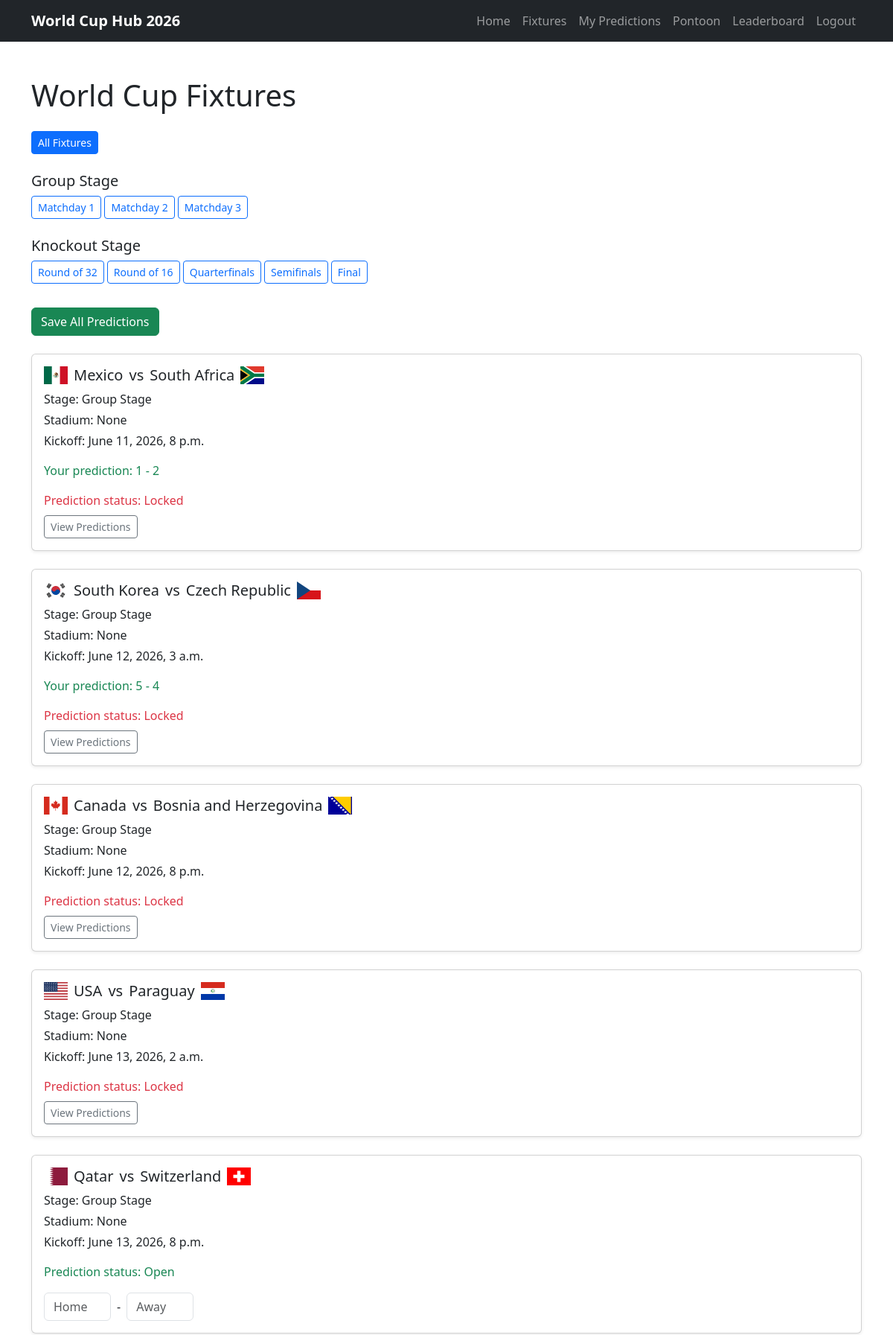
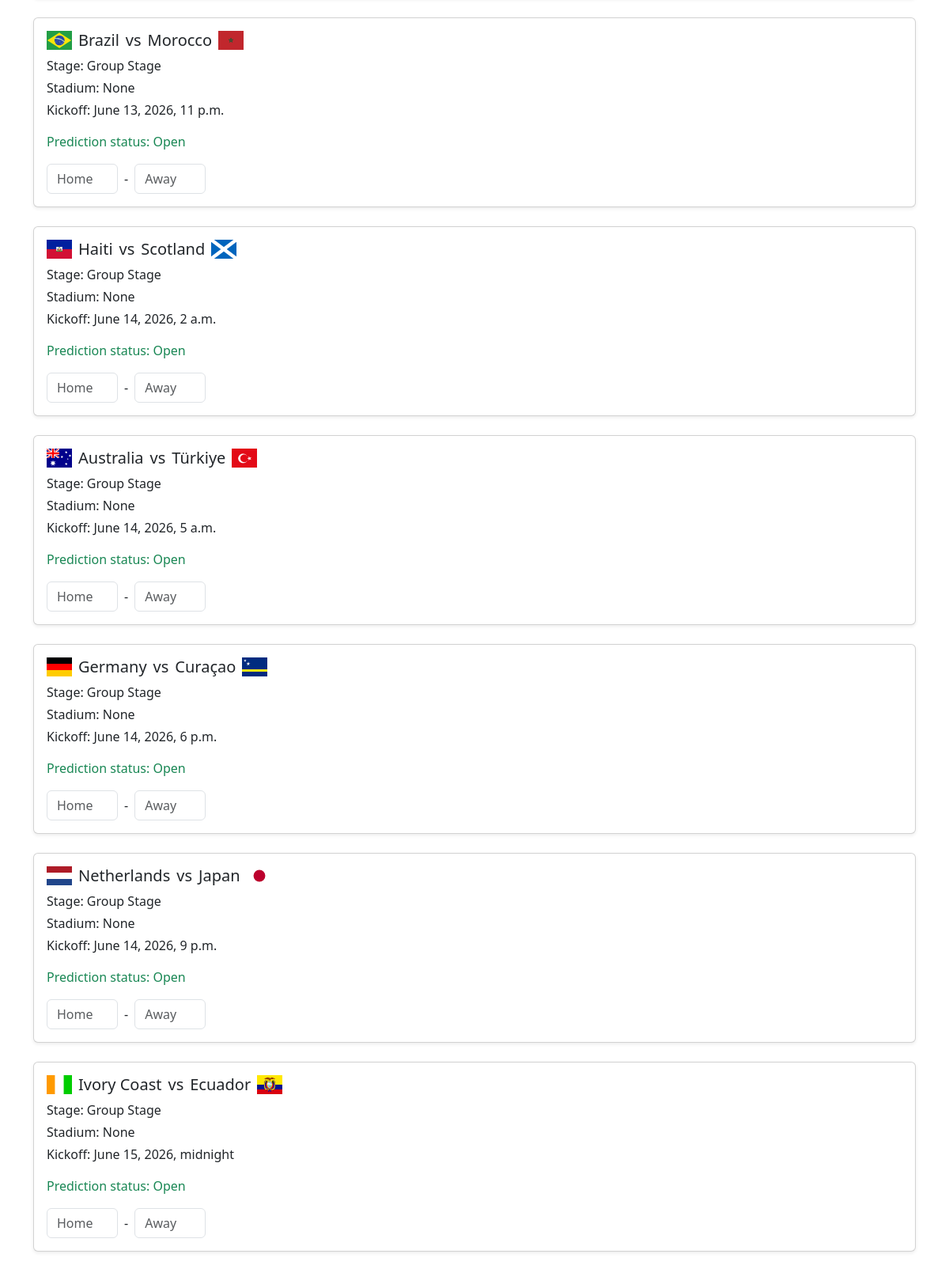
The page /fixtures/ (signed in, upper part) on the database its author committed (2 pictures, top to bottom).
### predictor/models.py (models this page shows, shortened)
class Fixture(models.Model):
    STAGE_CHOICES = [
        ('Group Stage', 'Group Stage'),
        ('Round of 32', 'Round of 32'),
        ('Round of 16', 'Round of 16'),
        ('Quarterfinals', 'Quarterfinals'),
        ('Semifinals', 'Semifinals'),
        ('Final', 'Final'),
    ]
    home_team = models.ForeignKey(
        Team,
        on_delete=models.CASCADE,
        related_name='home_fixtures'
    )
    away_team = models.ForeignKey(
        Team,
        on_delete=models.CASCADE,
        related_name='away_fixtures'
    )
    stadium = models.ForeignKey(
        Stadium,
        on_delete=models.SET_NULL,
        related_name='fixtures',
        null=True,
        blank=True
    )
    stage = models.CharField(max_length=20, choices=STAGE_CHOICES)
    matchday = models.PositiveIntegerField(
    blank=True,
    null=True
)
    kickoff_time = models.DateTimeField()
    home_team_score = models.PositiveIntegerField(blank=True, null=True)
    away_team_score = models.PositiveIntegerField(blank=True, null=True)
    class Meta:
        ordering = ['kickoff_time']
    def predictions_locked(self):
        lock_time = self.kickoff_time + timedelta(minutes=1)
        return timezone.now() >= lock_time

class Team(models.Model):
    GROUP_CHOICES = [
        ('A', 'Group A'),
        ('B', 'Group B'),
        ('C', 'Group C'),
        ('D', 'Group D'),
        ('E', 'Group E'),
        ('F', 'Group F'),
        ('G', 'Group G'),
        ('H', 'Group H'),
        ('I', 'Group I'),
        ('J', 'Group J'),
        ('K', 'Group K'),
        ('L', 'Group L'),
    ]
    name = models.CharField(max_length=100)
    group = models.CharField(max_length=1, choices=GROUP_CHOICES)
    manager = models.CharField(max_length=100, blank=True, null=True)
    captain = models.CharField(max_length=100, blank=True, null=True)
    best_world_cup_finish = models.CharField(max_length=100, blank=True, null=True)
    best_world_cup_year = models.CharField(max_length=100, blank=True, null=True)
    def __str__(self):
        return self.name

class Prediction(models.Model):
    user = models.ForeignKey(
        User,
        on_delete=models.CASCADE,
        related_name='predictions'
    )
    fixture = models.ForeignKey(
        Fixture,
        on_delete=models.CASCADE,
        related_name='predictions'
    )
    predicted_home_score = models.PositiveIntegerField()
    predicted_away_score = models.PositiveIntegerField()
    points_awarded = models.IntegerField(default=0)
    created_at = models.DateTimeField(auto_now_add=True)
    class Meta:
        unique_together = ('user', 'fixture')
        ordering = ['fixture__kickoff_time']

### predictor/views.py (the view)
# urls.py: path("fixtures/", views.fixture_list, name="fixtures"),
@login_required
def fixture_list(request, stage=None, matchday=None):
    stages = Fixture.STAGE_CHOICES
    if matchday:
        fixtures = Fixture.objects.filter(
            stage="Group Stage",
            matchday=matchday
        )
        selected_stage = "Group Stage"
        selected_matchday = matchday
    elif stage:
        fixtures = Fixture.objects.filter(stage=stage)
        selected_stage = stage
        selected_matchday = None
    else:
        fixtures = Fixture.objects.all()
        selected_stage = "all"
        selected_matchday = None
    predictions = Prediction.objects.filter(user=request.user)
    prediction_map = {}
    for prediction in predictions:
        prediction_map[prediction.fixture.id] = prediction
    for fixture in fixtures:
        fixture.user_prediction = prediction_map.get(fixture.id)
    context = {
        "fixtures": fixtures,
        "stages": stages,
        "selected_stage": selected_stage,
        "selected_matchday": selected_matchday,
    }
    return render(request, "predictor/fixture_list.html", context)

### predictor/templates/predictor/fixture_list.html (shortened to what this page needs)
{% extends "base.html" %}
{% load static %}
{% block content %}
<section class="container py-5">
    <h1 class="mb-4">World Cup Fixtures</h1>
    <div class="mb-4">
        <a href="{% url 'fixtures' %}"
           class="btn btn-sm mb-2 {% if selected_stage == 'all' %}btn-primary{% else %}btn-outline-primary{% endif %}">
            All Fixtures
        </a>
        <h2 class="h5 mt-3">Group Stage</h2>
        <a href="{% url 'fixtures_by_matchday' 1 %}"
           class="btn btn-sm mb-2 {% if selected_matchday == 1 %}btn-primary{% else %}btn-outline-primary{% endif %}">
            Matchday 1
        </a>
        <a href="{% url 'fixtures_by_matchday' 2 %}"
           class="btn btn-sm mb-2 {% if selected_matchday == 2 %}btn-primary{% else %}btn-outline-primary{% endif %}">
            Matchday 2
        </a>
        <a href="{% url 'fixtures_by_matchday' 3 %}"
           class="btn btn-sm mb-2 {% if selected_matchday == 3 %}btn-primary{% else %}btn-outline-primary{% endif %}">
            Matchday 3
        </a>
        <h2 class="h5 mt-3">Knockout Stage</h2>
        {% for stage_value, stage_label in stages %}
            {% if stage_value != "Group Stage" %}
                <a href="{% url 'fixtures_by_stage' stage_value %}"
                   class="btn btn-sm mb-2 {% if selected_stage == stage_value %}btn-primary{% else %}btn-outline-primary{% endif %}">
                    {{ stage_label }}
                </a>
            {% endif %}
        {% endfor %}
    </div>
    <form method="POST" action="{% url 'save_all_predictions' %}">
        <button type="submit" class="btn btn-success mb-4">
            Save All Predictions
        </button>
        <div class="row">
            {% for fixture in fixtures %}
                <div class="col-12 mb-4" id="fixture-{{ fixture.id }}">
                    <div class="card shadow-sm">
                        <div class="card-body">
                            <h2 class="h5 d-flex align-items-center flex-wrap gap-2">
                                <img
                                    src="{% static 'images/flags/' %}{{ fixture.home_team.name|slugify }}.svg"
                                    alt="{{ fixture.home_team.name }} flag"
                                    width="32"
                                >
                                <span>{{ fixture.home_team }}</span>
                                <span>vs</span>
                                <span>{{ fixture.away_team }}</span>
                                <img
                                    src="{% static 'images/flags/' %}{{ fixture.away_team.name|slugify }}.svg"
                                    alt="{{ fixture.away_team.name }} flag"
                                    width="32"
                                >
                            </h2>
                            <p class="mb-1">
                                Stage: {{ fixture.get_stage_display }}
                            </p>
                            <p class="mb-1">
                                Stadium: {{ fixture.stadium }}
                            </p>
                            <p class="mb-0">
                                Kickoff: {{ fixture.kickoff_time }}
                            </p>
                            {% if fixture.user_prediction %}
                                <p class="mt-3 mb-0 text-success">
                                    Your prediction:
                                    {{ fixture.user_prediction.predicted_home_score }}
                                    -
                                    {{ fixture.user_prediction.predicted_away_score }}
                                </p>
                            {% endif %}
                            {% if fixture.predictions_locked %}
                                <p class="text-danger mt-3 mb-0">
                                    Prediction status: Locked
                                </p>
                                <a href="{% url 'fixture_predictions' fixture.id %}"
                                   class="btn btn-outline-secondary btn-sm mt-2">
                                    View Predictions
                                </a>
                            {% else %}
                                <p class="text-success mt-3 mb-1">
                                    Prediction status: Open
                                </p>
                                <div class="d-flex align-items-center gap-2 mt-3">
                                    <input
                                        type="number"
                                        name="home_{{ fixture.id }}"
                                        min="0"
                                        max="20"
                                        class="form-control"
                                        style="width: 90px;"
                                        placeholder="Home"
                                        value="{% if fixture.user_prediction %}{{ fixture.user_prediction.predicted_home_score }}{% endif %}"
                                    >
                                    <span>-</span>
                                    <input
                                        type="number"
                                        name="away_{{ fixture.id }}"
                                        min="0"
                                        max="20"
                                        class="form-control"
                                        style="width: 90px;"
                                        placeholder="Away"
                                        value="{% if fixture.user_prediction %}{{ fixture.user_prediction.predicted_away_score }}{% endif %}"
                                    >
                                </div>
                            {% endif %}
                        </div>
                    </div>
                </div>
            {% empty %}
                <p>No fixtures available.</p>
            {% endfor %}
        </div>
    </form>
</section>
{% endblock %}

### rows shown on the page
Fixture: shows a picture, home_team "Mexico", away_team "South Africa", stage "Group Stage", stadium "None", kickoff_time "June 11, 2026, 8 p.m.", user_prediction.predicted_home_score "1", user_prediction.predicted_away_score "2", shows "Prediction status: Locked"
Fixture: shows a picture, home_team "South Korea", away_team "Czech Republic", stage "Group Stage", stadium "None", kickoff_time "June 12, 2026, 3 a.m.", user_prediction.predicted_home_score "5", user_prediction.predicted_away_score "4", shows "Prediction status: Locked"
Fixture: shows a picture, home_team "Canada", away_team "Bosnia and Herzegovina", stage "Group Stage", stadium "None", kickoff_time "June 12, 2026, 8 p.m.", shows "Prediction status: Locked"
Fixture: shows a picture, home_team "USA", away_team "Paraguay", stage "Group Stage", stadium "None", kickoff_time "June 13, 2026, 2 a.m.", shows "Prediction status: Locked"
Fixture: shows a picture, home_team "Qatar", away_team "Switzerland", stage "Group Stage", stadium "None", kickoff_time "June 13, 2026, 8 p.m."
Fixture: shows a picture, home_team "Brazil", away_team "Morocco", stage "Group Stage", stadium "None", kickoff_time "June 13, 2026, 11 p.m."
Fixture: shows a picture, home_team "Haiti", away_team "Scotland", stage "Group Stage", stadium "None", kickoff_time "June 14, 2026, 2 a.m."
Fixture: shows a picture, home_team "Australia", away_team "Türkiye", stage "Group Stage", stadium "None", kickoff_time "June 14, 2026, 5 a.m."
Fixture: shows a picture, home_team "Germany", away_team "Curaçao", stage "Group Stage", stadium "None", kickoff_time "June 14, 2026, 6 p.m."
Fixture: shows a picture, home_team "Netherlands", away_team "Japan", stage "Group Stage", stadium "None", kickoff_time "June 14, 2026, 9 p.m."
Fixture: shows a picture, home_team "Ivory Coast", away_team "Ecuador", stage "Group Stage", stadium "None", kickoff_time "June 15, 2026, midnight"

### other values the page prints
{{ stage_label }} "Round of 32" "Round of 16" "Quarterfinals" "Semifinals" "Final"
